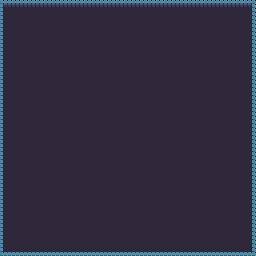

This game map was drawn from its Tiled (.tmx) file and the tilesets committed beside it. A one-line description and the full map source follow:
An orthogonal 16x16 tile map with 16x16 px tiles, 2 tile layers (backgroundLayer, blockingLayer), 3 tilesets and 1 object (red_pickup).

<map version="1.0" orientation="orthogonal" renderorder="right-down" width="16" height="16" tilewidth="16" tileheight="16" nextobjectid="14">
 <tileset firstgid="1" name="tiles" tilewidth="16" tileheight="16" tilecount="240" columns="24">
  <image source="../client/assets/images/dungeon_sheet.png" trans="ff00ff" width="384" height="160" />
 </tileset>
 <tileset firstgid="241" name="pickups" tilewidth="16" tileheight="16" tilecount="5" columns="5">
  <image source="../client/assets/images/pickups.png" trans="ffffff" width="80" height="16" />
 </tileset>
 <tileset firstgid="246" name="knightanim" tilewidth="16" tileheight="16" spacing="16" margin="8" tilecount="18" columns="3">
  <image source="../client/assets/images/knightanim.png" trans="ffffff" width="96" height="192" />
 </tileset>
 <layer name="backgroundLayer" width="16" height="16">
  <data encoding="csv">
0,0,0,0,0,0,0,0,0,0,0,0,0,0,0,0,
0,26,26,26,26,26,26,26,26,26,26,26,26,26,26,26,
0,26,26,26,26,26,26,26,26,26,26,26,26,26,26,26,
0,26,26,26,26,26,26,26,26,26,26,26,26,26,26,26,
0,26,26,26,26,26,26,26,26,26,26,26,26,26,26,26,
0,26,26,26,26,26,26,26,26,26,26,26,26,26,26,26,
0,26,26,26,26,26,26,26,26,26,26,26,26,26,26,26,
0,26,26,26,26,26,26,26,26,26,26,26,26,26,26,26,
0,26,26,26,26,26,26,26,26,26,26,26,26,26,26,26,
0,26,26,26,26,26,26,26,26,26,26,26,26,26,26,26,
0,26,26,26,26,26,26,26,26,26,26,26,26,26,26,26,
0,26,26,26,26,26,26,26,26,26,26,26,26,26,26,26,
0,26,26,26,26,26,26,26,26,26,26,26,26,26,26,26,
0,26,26,26,26,26,26,26,26,26,26,26,26,26,26,26,
0,26,26,26,26,26,26,26,26,26,26,26,26,26,26,26,
0,26,26,26,26,26,26,26,26,26,26,26,26,26,26,26
</data>
 </layer>
 <layer name="blockingLayer" width="16" height="16">
  <data encoding="csv">
1,2,2,2,2,2,2,2,2,2,2,2,2,2,2,3,
25,0,0,0,0,0,0,0,0,0,0,0,0,0,0,27,
25,0,0,0,0,0,0,0,0,0,0,0,0,0,0,27,
25,0,0,0,0,0,0,0,0,0,0,0,0,0,0,27,
25,0,0,0,0,0,0,0,0,0,0,0,0,0,0,27,
25,0,0,0,0,0,0,0,0,0,0,0,0,0,0,27,
25,0,0,0,0,0,0,0,0,0,0,0,0,0,0,27,
25,0,0,0,0,0,0,0,0,0,0,0,0,0,0,27,
25,0,0,0,0,0,0,0,0,0,0,0,0,0,0,27,
25,0,0,0,0,0,0,0,0,0,0,0,0,0,0,27,
25,0,0,0,0,0,0,0,0,0,0,0,0,0,0,27,
25,0,0,0,0,0,0,0,0,0,0,0,0,0,0,27,
25,0,0,0,0,0,0,0,0,0,0,0,0,0,0,27,
25,0,0,0,0,0,0,0,0,0,0,0,0,0,0,27,
25,0,0,0,0,0,0,0,0,0,0,0,0,0,0,27,
49,50,50,50,50,50,50,50,50,50,50,50,50,50,50,51
</data>
 </layer>
 <objectgroup name="objectsLayer">
  <object id="13" name="red_pickup" gid="242" x="96" y="112" width="16" height="16">
   <properties>
    <property name="type" value="red_pickup" />
   </properties>
  </object>
 </objectgroup>
</map>